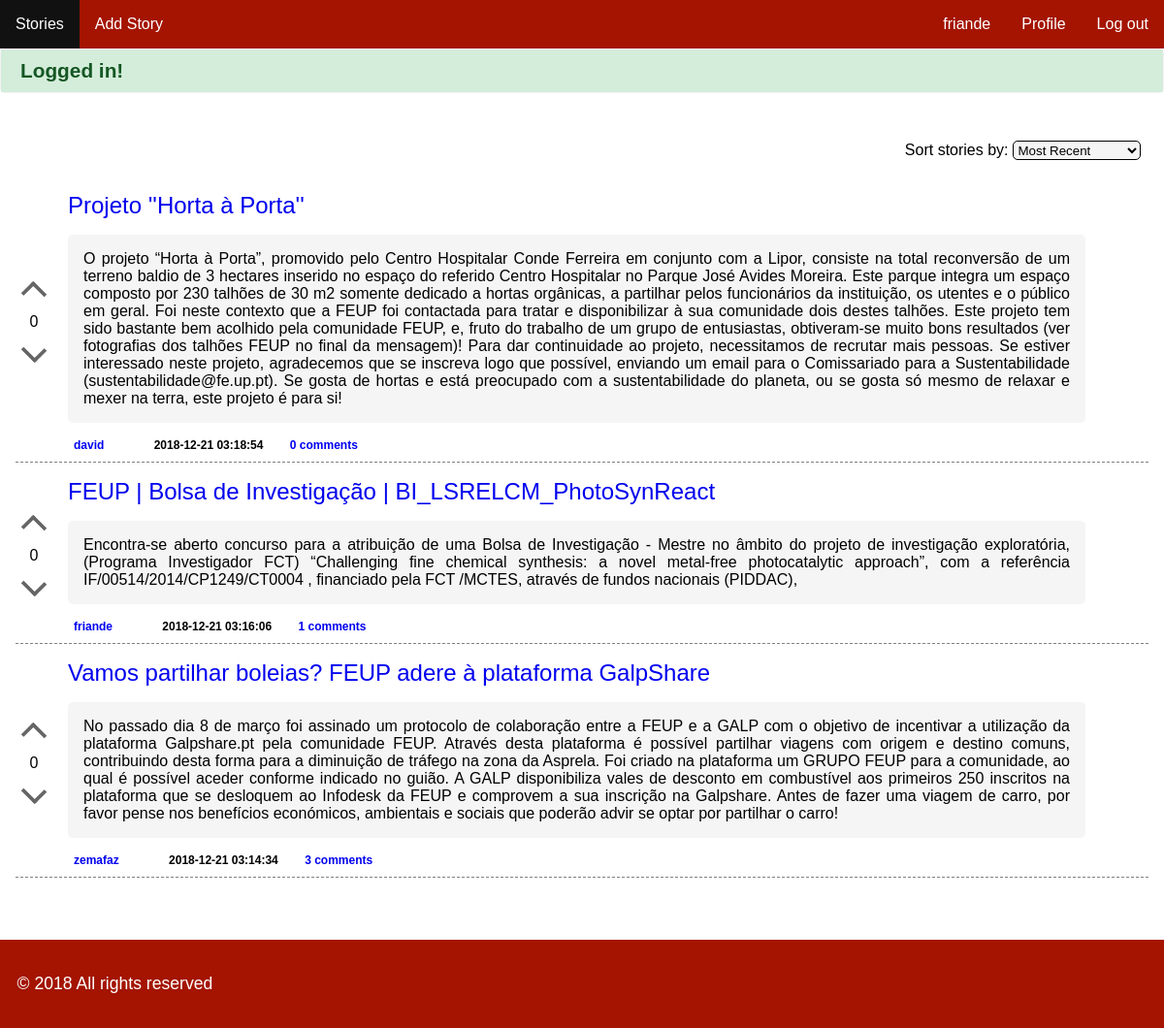
The page /pages/stories.php (signed in) on the database its author committed.
### tables this page shows
CREATE TABLE story (    
    id INTEGER PRIMARY KEY AUTOINCREMENT NOT NULL,
    channel_id INTEGER,
    user_id INTEGER,
    title VARCHAR NOT NULL,
    description VARCHAR NOT NULL,
    date DATETIME NOT NULL,
    karma INTEGER,
        FOREIGN KEY (channel_id) REFERENCES channel(id),
        FOREIGN KEY (user_id) REFERENCES user(id)
);

### pages/stories.php (called while the page is built)
<?php
	include_once('../config/init.php');
	include_once('../templates/header.php');
	include_once('../database/story.php');
	if(isset($_SESSION['username'])) {
		include_once('../database/user.php');
		$currentUser = getCurrentUser();
	}
	if(isset($_GET['sort'])) {
		$stories = getAllStories($_GET['sort']);
		$sort = $_GET['sort'];
	} else
		$stories = getAllStories("recent");
	include_once('../templates/list_stories.php');
	include_once('../templates/footer.php');
?>

### database/story.php (called while the page is built, shortened)
<?php
	function getAllStories($sort) {
		global $conn;
		switch($sort){
			case "recent":
				$stmt = $conn->prepare("SELECT story.*, COUNT(comment.story_id)as nrComm,  user.username as usrname FROM story left join comment on story.id=comment.story_id left join user on story.user_id=user.id group by story.id ORDER BY `date` DESC");
				break;
		}
		$stmt->execute();
		return $stmt->fetchAll();
	}
	function hasUserAlreadyUpvotedStory($user_id, $story_id)
	{
		global $conn;
		$stmt = $conn->prepare('SELECT * FROM voteStory WHERE user_id = ? AND story_id = ? AND up_down = 1');
		$stmt->execute(array($user_id, $story_id));
		return $stmt->fetchAll();
	}
	function hasUserAlreadyDownvotedStory($user_id, $story_id)
	{
		global $conn;
		$stmt = $conn->prepare('SELECT * FROM voteStory WHERE user_id = ? AND story_id = ? AND up_down = -1');
		$stmt->execute(array($user_id, $story_id));
		return $stmt->fetchAll();
	}
?>

### database/user.php (called while the page is built, shortened)
<?php
  function getCurrentUser()
  {
    global $conn;
    $access=$conn->prepare('SELECT * FROM user WHERE username=?');
    $access->execute(array($_SESSION['username']));
    $currentUser=$access->fetch();
    return $currentUser;
  }
?>

### templates/list_stories.php (the view, shortened to what this page needs)
<section id="stories">
	<form action="../actions/action_sort.php" method="POST" id='sort'>
		<div class="form-group">
		        <label for="sorting">Sort stories by: </label>
		        <select id="sorting" name="sort">
		            <option value="recent" <?php echo ( isset($sort) && $sort == 'recent' ? 'selected' : ''); ?>>Most Recent</option>
		        </select>
				</div>
		</form>
	<?php foreach ($stories as $key => $story) { ?>
		<article id = 'story-holder-<?php echo $story['id'] ?>' class="story">
			<div id = 'vote'>
				<a href="javascript:void(0)" onclick="upvoteStory('<?php echo $story["id"] ?>')" class="vote upvote <?php echo ( isset($currentUser) && hasUserAlreadyUpvotedStory($currentUser['id'], $story['id']) ? 'voted' : '' ) ?>">
					<div class="arrow-up"></div>
				</a>
				<div class="karma">
					<?php echo( is_null($story['karma']) ? '0' : $story['karma'] ); ?>
				</div>
				<a href="javascript:void(0)" onclick="downvoteStory('<?php echo $story["id"] ?>')" class="vote downvote <?php echo ( isset($currentUser) && hasUserAlreadyDownvotedStory($currentUser['id'], $story['id']) ? 'voted' : '' ) ?>">
					<div class="arrow-down"></div>
				</a>
			</div>
			<div id = 'listStory'>
				<div class = 'listStory-title'>
						<a href="../pages/story.php?id=<?php echo $story['id']; ?>">
							<?php echo $story['title']; ?>
						</a>
				</div>
				<div class="listStory-description">
					<?php echo $story['description']; ?>
				</div>
				<div class = 'listStory-footer'>
					<a class="author" href="../pages/profile.php?profile=<?php echo $story['usrname']; ?>"><?php echo $story['usrname']; ?></a>
					<span class="tags">
					</span>
					<span class="date">
						<?php echo $story['date']; ?>
					</span>
					<a class="comments" href="../pages/story.php?id=<?php echo $story['id']; ?>"><?php echo $story['nrComm']; ?> comments</a>
				</div>
			</div>
		</article>
		<?php } ?>
</section>

### css/allpages.css (style rules this page uses)
body { max-width: 1220px; min-height: 100vh; margin: 0 auto; font-family: 'Montserrat', sans-serif; -webkit-font-smoothing: antialiased; color: #000000; box-shadow: 0px 30px 40px rgba(0,0,0,.1); }

### css/main.css (style rules this page uses)
#listStory { width: 100%; }
select { border : 1px solid black; border-radius: 5px; padding: 0.5px; background-color: #F5F5F5; }
#stories { display: block; padding: 1em; }
#sort { margin-top: 25px; margin-bottom: 25px; text-align: right; }
#sort > * { padding: 0.5em; }
.story, #story { display:flex; align-items: center; padding-bottom: 10px; border-bottom: 1px dashed gray; margin-top: 1em; }
#vote { display: block; text-align: center; }
.arrow-up { position: relative; display: inline-block; vertical-align: middle; color: #666; box-sizing: border-box; width: 18px; height: 20px; border-width: 4px 4px 0 0; border-style: solid; margin: 10px; border-radius: 0 2px 0 0; transform: rotate(-45deg); }
.arrow-down { position: relative; display: inline-block; vertical-align: middle; color: #666; box-sizing: border-box; width: 18px; height: 20px; border-width: 4px 4px 0 0; border-style: solid; margin: 10px; border-radius: 0 2px 0 0; transform: rotate(135deg); }
.listStory-title { padding: 0em 1em 1em 1em; }
.listStory-title > * { text-decoration: none; font-size: 24px; }
.listStory-description { margin: 0em 1em 1em 1em; border-radius: 5px; background-color: #F5F5F5; text-align: justify; width: 90%; padding: 1rem; }
.listStory-footer { padding: 0rem 1rem 0rem 1rem; font-size: 12px; }
.listStory-footer > * { margin-right: 1em; padding: 0.5em; border-radius: 5px; text-align: center; font-weight: bold; text-decoration-line: none; text-decoration-color: blue; border-radius: 5px; }

### rows shown on the page
story: karma "0", title "Projeto ''Horta à Porta''", description "O projeto “Horta à Porta”, promovido pelo Centro Hospitalar Conde Ferreira em conjunto com a Lipor, consiste na total reconversão de um terreno baldio de 3 hectares inserido no espaço do referido Centro Hospitalar no Parque José Avides Moreira. Este parque integra um espaço composto por 230 talhões de 30 m2 somente dedicado a hortas orgânicas, a partilhar pelos funcionários da instituição, os utentes e o público em geral. Foi neste contexto que a FEUP foi contactada para tratar e disponibilizar à sua comunidade dois destes talhões. Este projeto tem sido bastante bem acolhido pela comunidade FEUP, e, fruto do trabalho de um grupo de entusiastas, obtiveram-se muito bons resultados (ver…", usrname "david", date "2018-12-21 03:18:54", nrComm "0"
story: karma "0", title "FEUP | Bolsa de Investigação | BI_LSRELCM_PhotoSynReact", description "Encontra-se aberto concurso para a atribuição de uma Bolsa de Investigação - Mestre no âmbito do projeto de investigação exploratória, (Programa Investigador FCT) “Challenging fine chemical synthesis: a novel metal-free photocatalytic approach”, com a referência IF/00514/2014/CP1249/CT0004 , financiado pela FCT /MCTES, através de fundos nacionais (PIDDAC),", usrname "friande", date "2018-12-21 03:16:06", nrComm "1"
story: karma "0", title "Vamos partilhar boleias? FEUP adere à plataforma GalpShare", description "No passado dia 8 de março foi assinado um protocolo de colaboração entre a FEUP e a GALP com o objetivo de incentivar a utilização da plataforma Galpshare.pt pela comunidade FEUP. Através desta plataforma é possível partilhar viagens com origem e destino comuns, contribuindo desta forma para a diminuição de tráfego na zona da Asprela. Foi criado na plataforma um GRUPO FEUP para a comunidade, ao qual é possível aceder conforme indicado no guião. A GALP disponibiliza vales de desconto em combustível aos primeiros 250 inscritos na plataforma que se desloquem ao Infodesk da FEUP e comprovem a sua inscrição na Galpshare. Antes de fazer uma viagem de carro, por favor pense nos benefícios…", usrname "zemafaz", date "2018-12-21 03:14:34", nrComm "3"

### other values the page prints
$_SESSION['username'] "friande"
$message['content'] "Logged in!"
